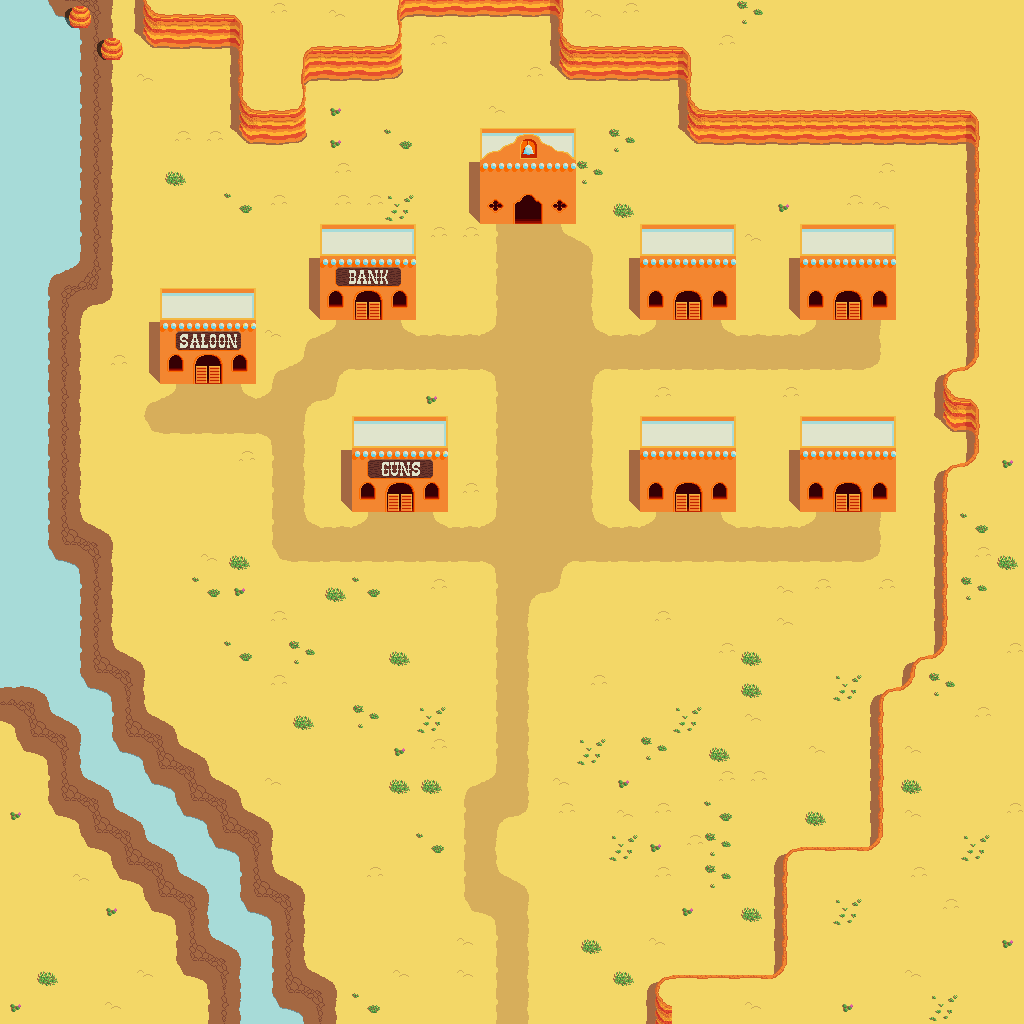

A level layout from a 2D game, rendered from its tile map. Below: a short description, then the map file with tile-grid data replaced by summaries:
An orthogonal 32x32 tile map with 32x32 px tiles, 2 tile layers (Tile Layer 1, Overlay), 2 tilesets and 95 objects (73x L1: Barrier, 15x L1: Water, 6x L1: ProjectilePassible).

<map version="1.0" orientation="orthogonal" renderorder="right-down" width="32" height="32" tilewidth="32" tileheight="32" nextobjectid="24">
 <properties>
  <property name="LeftMap" value="LeftDessert" />
  <property name="Name" value="DessertTest" />
    <property name="DeadMap" value="Spirit_DessertTest" />
  <property name="RightMap" value="RightDessert" />
 </properties>
 <tileset firstgid="1" name="Dessert" tilewidth="32" tileheight="32" tilecount="256" columns="16">
  <image source="../Tilesets/Dessert.png" width="512" height="512" />
  <terraintypes>
   <terrain name="Sand" tile="-1">
    <properties>
     <property name="ObjectName" value="LifePortal" />
     <property name="when" value="player_is_dead" />
    </properties>
   </terrain>
   <terrain name="Dry Mud" tile="-1" />
   <terrain name="Upper" tile="-1" />
   <terrain name="Wall" tile="-1" />
   <terrain name="Path" tile="-1" />
   <terrain name="Water" tile="-1" />
  </terraintypes>
  <tile id="0" terrain="0,0,0,0" />
  <tile id="1">
   <objectgroup draworder="index">
    <object id="1" type="L1: Barrier" x="0" y="-1.27273">
     <polygon points="-1.09091,0.727273 32.3636,0.545455 32.5455,33.7273 -0.363636,33.8182" />
    </object>
   </objectgroup>
  </tile>
  <tile id="2">
   <objectgroup draworder="index">
    <object id="1" type="L1: Barrier" x="-0.727273" y="-0.909091">
     <polygon points="0,0 33,0.545455 33.0909,33.8182 0.181818,33.4545" />
    </object>
   </objectgroup>
  </tile>
  <tile id="3">
   <objectgroup draworder="index">
    <object id="1" type="L1: Barrier" x="-0.909091" y="-0.818182">
     <polygon points="0,0 33.1818,0.272727 33.3636,33.8182 0.363636,33.4545" />
    </object>
   </objectgroup>
  </tile>
  <tile id="5" terrain="0,0,0,0" probability="0.05" />
  <tile id="9">
   <objectgroup draworder="index">
    <object id="1" type="L1: Barrier" x="-1.375" y="-0.875">
     <polygon points="0,0 35.25,-0.25 33.625,33.875 0.75,33.1875" />
    </object>
   </objectgroup>
  </tile>
  <tile id="10">
   <objectgroup draworder="index">
    <object id="1" type="L1: Barrier" x="-0.875" y="-1.3125">
     <polygon points="0,0 33.25,-0.0625 33.3125,34.5 0,34.125" />
    </object>
   </objectgroup>
  </tile>
  <tile id="11">
   <objectgroup draworder="index">
    <object id="1" type="L1: Barrier" x="-0.75" y="-1.3125">
     <polygon points="0,0 34.25,0.625 33.4375,34.125 -0.8125,34.5625" />
    </object>
   </objectgroup>
  </tile>
  <tile id="12">
   <objectgroup draworder="index">
    <object id="2" type="L1: Barrier" x="15.9375" y="-0.75">
     <polygon points="0,0 17.0625,0.125 16.375,33.625 0.0625,33.8125" />
    </object>
   </objectgroup>
  </tile>
  <tile id="13">
   <objectgroup draworder="index">
    <object id="1" type="L1: Barrier" x="-1.375" y="-1.625">
     <polygon points="0,0 34.5,0.6875 34.5,35.875 0.5,34.5625" />
    </object>
   </objectgroup>
  </tile>
  <tile id="14">
   <objectgroup draworder="index">
    <object id="1" type="L1: Barrier" x="-0.6875" y="-0.4375">
     <polygon points="0,0 32.8125,-0.75 32.875,33.1875 -0.4375,33.3125" />
    </object>
   </objectgroup>
  </tile>
  <tile id="15">
   <objectgroup draworder="index">
    <object id="1" type="L1: Barrier" x="-1.5625" y="-1.875">
     <polygon points="0,0 16.875,0.3125 34.1875,35.0625 0.1875,34.9375" />
    </object>
   </objectgroup>
  </tile>
  <tile id="17">
   <objectgroup draworder="index">
    <object id="1" type="L1: Barrier" x="-0.6875" y="-0.75">
     <polygon points="0,0 33,-0.3125 33.0625,33.625 0.125,33.4375" />
    </object>
   </objectgroup>
  </tile>
  <tile id="18">
   <objectgroup draworder="index">
    <object id="1" type="L1: Barrier" x="-0.5" y="-0.75">
     <polygon points="0,0 33,-0.0625 32.8125,33.625 -0.1875,33.125" />
    </object>
   </objectgroup>
  </tile>
  <tile id="19">
   <objectgroup draworder="index">
    <object id="1" type="L1: Barrier" x="-0.8125" y="-0.875">
     <polygon points="0,0 33.5625,0.25 33.375,35.125 -0.25,33.3125" />
    </object>
   </objectgroup>
  </tile>
  <tile id="20" terrain="0,0,0,0" probability="0.05" />
  <tile id="21" terrain="0,0,0,0" probability="0.05" />
  <tile id="22">
   <objectgroup draworder="index">
    <object id="1" type="L1: ProjectilePassible" x="15.9091" y="-1">
     <polygon points="0,0 2.18182,0.0909091 2,33.3636 0.0909091,33.2727" />
    </object>
   </objectgroup>
  </tile>
  <tile id="23">
   <objectgroup draworder="index">
    <object id="1" type="L1: ProjectilePassible" x="15.8182" y="7.45455">
     <polygon points="0,0 16.2727,-0.636364 16.8182,22.8182 2.27273,22.4545 2.09091,25 -0.0909091,24.9091" />
    </object>
   </objectgroup>
  </tile>
  <tile id="24">
   <objectgroup draworder="index">
    <object id="1" type="L1: ProjectilePassible" x="-0.727273" y="7.09091">
     <polygon points="0,0 18.5455,-0.272727 18.7273,25.5455 16.7273,25.3636 16.3636,22.7273 0.272727,22.9091" />
    </object>
   </objectgroup>
  </tile>
  <tile id="25">
   <objectgroup draworder="index">
    <object id="1" type="L1: Barrier" x="-0.5625" y="-0.8125">
     <polygon points="0,0 33.125,-0.0625 33,33.8125 -0.3125,33.6875" />
    </object>
   </objectgroup>
  </tile>
  <tile id="26">
   <objectgroup draworder="index" />
  </tile>
  <tile id="27">
   <objectgroup draworder="index">
    <object id="1" type="L1: Barrier" x="-0.6875" y="-1.1875">
     <polygon points="0,0 33.5625,0.625 33.0625,34.9375 -0.0625,33.9375" />
    </object>
   </objectgroup>
  </tile>
  <tile id="28">
   <objectgroup draworder="index">
    <object id="1" type="L1: Barrier" x="15.8125" y="-0.8125">
     <polygon points="0,0 0.1875,35 16.8125,32.875 16.625,-1.3125" />
    </object>
   </objectgroup>
  </tile>
  <tile id="29">
   <objectgroup draworder="index">
    <object id="1" type="L1: Barrier" x="-0.5625" y="-1">
     <polygon points="0,0 32.6875,0 33,33.9375 -0.3125,33.8125" />
    </object>
   </objectgroup>
  </tile>
  <tile id="30">
   <objectgroup draworder="index">
    <object id="1" type="L1: Barrier" x="-0.3125" y="-1.4375">
     <polygon points="0,0 32.625,0.375 32.75,34 -0.3125,34.0625" />
    </object>
   </objectgroup>
  </tile>
  <tile id="31">
   <objectgroup draworder="index">
    <object id="1" type="L1: Barrier" x="-0.625" y="-0.8125">
     <polygon points="0,0 33.5,-0.0625 32.75,33.625 0.25,33.1875" />
    </object>
   </objectgroup>
  </tile>
  <tile id="33">
   <objectgroup draworder="index">
    <object id="1" type="L1: Barrier" x="-0.75" y="-0.8125">
     <polygon points="0,0 33.125,-0.0625 33.0625,33.625 -0.125,33.1875" />
    </object>
   </objectgroup>
  </tile>
  <tile id="35">
   <objectgroup draworder="index">
    <object id="1" type="L1: Barrier" x="-0.5" y="-1.3125">
     <polygon points="0,0 33.0625,0.1875 32.6875,34.625 -0.9375,33.625" />
    </object>
   </objectgroup>
  </tile>
  <tile id="36" terrain="0,0,0,0" probability="0.2" />
  <tile id="37" terrain="0,0,0,0" probability="0.2" />
  <tile id="38">
   <objectgroup draworder="index">
    <object id="1" type="L1: ProjectilePassible" x="15.7273" y="-0.545455">
     <polygon points="0,0 2.27273,0.272727 2.27273,8.54545 16.4545,8.27273 16.6364,31 -0.181818,30.8182" />
    </object>
   </objectgroup>
  </tile>
  <tile id="39">
   <objectgroup draworder="index">
    <object id="1" type="L1: ProjectilePassible" x="-0.909091" y="6.90909">
     <polygon points="0,0 33.4545,0 33.1818,23.1818 0.545455,23.1818" />
    </object>
   </objectgroup>
  </tile>
  <tile id="40">
   <objectgroup draworder="index">
    <object id="1" type="L1: ProjectilePassible" x="18" y="-0.636364">
     <polygon points="0,0 0.0909091,30.8182 -18.8182,30.7273 -18.5455,8.18182 -2.45455,8.90909 -2.36364,-0.363636" />
    </object>
   </objectgroup>
  </tile>
  <tile id="41">
   <objectgroup draworder="index">
    <object id="1" type="L1: Barrier" x="-1.625" y="-1.5625">
     <polygon points="0,0 34.25,0.125 34.4375,35.125 0.9375,34.3125" />
    </object>
   </objectgroup>
  </tile>
  <tile id="44">
   <objectgroup draworder="index">
    <object id="1" type="L1: Barrier" x="16" y="-0.8125">
     <polygon points="0,0 16.0625,34.0625 16.25,-0.1875" />
    </object>
   </objectgroup>
  </tile>
  <tile id="45">
   <objectgroup draworder="index">
    <object id="1" type="L1: Barrier" x="-0.3125" y="-0.875">
     <polygon points="0,0 32.5,0.0625 32.75,34.375 -0.625,33.6875" />
    </object>
   </objectgroup>
  </tile>
  <tile id="47">
   <objectgroup draworder="index">
    <object id="1" type="L1: Barrier" x="-0.875" y="-1.0625">
     <polygon points="0,0 32.9375,0.1875 33.125,33.75 0.25,33.375" />
    </object>
   </objectgroup>
  </tile>
  <tile id="52" terrain="0,0,0,0" probability="0.05" />
  <tile id="53" terrain="0,0,0,0" probability="0.05" />
  <tile id="54">
   <objectgroup draworder="index">
    <object id="1" type="L1: Barrier" x="5.72727" y="4.63636">
     <polygon points="0,0 9.90909,-5 20.1818,-0.363636 20.1818,19.4545 10.0909,23.4545 0.0909091,19.1818" />
    </object>
   </objectgroup>
  </tile>
  <tile id="55">
   <objectgroup draworder="index">
    <object id="1" type="L1: Barrier" x="5.90909" y="4.27273">
     <polygon points="0,0 10,-4.27273 20.0909,0.272727 20.1818,20.1818 9.81818,23.9091 -0.181818,19.4545" />
    </object>
   </objectgroup>
  </tile>
  <tile id="56">
   <objectgroup draworder="index">
    <object id="1" type="L1: Barrier" x="6.18182" y="4.27273">
     <polygon points="0,0 9.54545,-4.63636 20.0909,0 19.8182,19.7273 9.36364,24 -0.272727,19.2727" />
    </object>
   </objectgroup>
  </tile>
  <tile id="60">
   <objectgroup draworder="index">
    <object id="1" type="L1: Barrier" x="15.625" y="-1.4375">
     <polygon points="0,0 0,35.125 18.0625,33.75 17.25,-0.3125" />
    </object>
   </objectgroup>
  </tile>
  <tile id="61">
   <objectgroup draworder="index">
    <object id="1" type="L1: Barrier" x="-0.125" y="-1.3125">
     <polygon points="0,0 32.625,0.625 32.4375,34.5 -0.6875,33.9375" />
    </object>
   </objectgroup>
  </tile>
  <tile id="62">
   <objectgroup draworder="index">
    <object id="1" type="L1: Barrier" x="-0.375" y="-0.875">
     <polygon points="0,0 32.75,-0.375 32.6875,33.75 -0.5,33.25" />
    </object>
   </objectgroup>
  </tile>
  <tile id="63">
   <objectgroup draworder="index">
    <object id="1" type="L1: Barrier" x="-0.8125" y="-1">
     <polygon points="0,0 16.6875,0.375 33.6875,34.125 0.375,33.8125" />
    </object>
   </objectgroup>
  </tile>
  <tile id="70">
   <objectgroup draworder="index">
    <object id="1" type="L1: Barrier" x="2" y="1.90909">
     <polygon points="0,0 30.0909,0 30.3636,26.1818 3,25.8182 0.181818,19.3636" />
    </object>
   </objectgroup>
  </tile>
  <tile id="71">
   <objectgroup draworder="index">
    <object id="1" type="L1: Barrier" x="-0.545455" y="2">
     <polygon points="0,0 30.5455,0.0909091 30.6364,18 27.3636,25.8182 0.181818,26" />
    </object>
   </objectgroup>
  </tile>
  <tile id="77">
   <objectgroup draworder="index">
    <object id="1" type="L1: Barrier" x="-0.363636" y="-0.545455">
     <polygon points="0,0 32.6364,0.181818 32.6364,33.3636 -0.545455,33.1818" />
    </object>
   </objectgroup>
  </tile>
  <tile id="78">
   <objectgroup draworder="index">
    <object id="1" type="L1: Barrier" x="-0.363636" y="-0.454545">
     <polygon points="0,0 32.5455,0 32.9091,33.1818 -0.272727,32.9091" />
    </object>
   </objectgroup>
  </tile>
  <tile id="79">
   <objectgroup draworder="index">
    <!-- 1 objects omitted --></objectgroup>
  </tile>
  <tile id="80" terrain="0,0,0,1" />
  <tile id="81" terrain="0,0,1,1" />
  <tile id="82" terrain="0,0,1,0" />
  <tile id="83" terrain="0,0,0,4" />
  <tile id="84" terrain="0,0,4,4" />
  <tile id="85" terrain="0,0,4,0" />
  <tile id="86" terrain="5,5,5,1">
   <objectgroup draworder="index">
    <!-- 1 objects omitted --></objectgroup>
  </tile>
  <tile id="87" terrain="5,5,1,1">
   <objectgroup draworder="index">
    <!-- 1 objects omitted --></objectgroup>
  </tile>
  <tile id="88" terrain="5,5,1,5">
   <objectgroup draworder="index">
    <!-- 1 objects omitted --></objectgroup>
  </tile>
  <tile id="93">
   <objectgroup draworder="index">
    <!-- 1 objects omitted --></objectgroup>
  </tile>
  <tile id="94">
   <objectgroup draworder="index">
    <!-- 1 objects omitted --></objectgroup>
  </tile>
  <tile id="95">
   <objectgroup draworder="index">
    <!-- 1 objects omitted --></objectgroup>
  </tile>
  <tile id="96" terrain="0,1,0,1" />
  <tile id="97" terrain="1,1,1,1" />
  <tile id="98" terrain="1,0,1,0" />
  <tile id="99" terrain="0,4,0,4" />
  <tile id="100" terrain="4,4,4,4" />
  <tile id="101" terrain="4,0,4,0" />
  <tile id="102" terrain="5,1,5,1">
   <objectgroup draworder="index">
    <!-- 1 objects omitted --></objectgroup>
  </tile>
  <tile id="103" terrain="5,5,5,5">
   <objectgroup draworder="index">
    <!-- 1 objects omitted --></objectgroup>
  </tile>
  <tile id="104" terrain="1,5,1,5">
   <objectgroup draworder="index">
    <!-- 1 objects omitted --></objectgroup>
  </tile>
  <tile id="109">
   <objectgroup draworder="index">
    <!-- 1 objects omitted --></objectgroup>
  </tile>
  <tile id="110">
   <objectgroup draworder="index">
    <!-- 1 objects omitted --></objectgroup>
  </tile>
  <tile id="111">
   <objectgroup draworder="index">
    <!-- 1 objects omitted --></objectgroup>
  </tile>
  <tile id="112" terrain="0,1,0,0" />
  <tile id="113" terrain="1,1,0,0" />
  <tile id="114" terrain="1,0,0,0" />
  <tile id="115" terrain="0,4,0,0" />
  <tile id="116" terrain="4,4,0,0" />
  <tile id="117" terrain="4,0,0,0" />
  <tile id="118" terrain="5,1,5,5">
   <objectgroup draworder="index">
    <!-- 1 objects omitted --></objectgroup>
  </tile>
  <tile id="119" terrain="1,1,5,5">
   <objectgroup draworder="index">
    <!-- 1 objects omitted --></objectgroup>
  </tile>
  <tile id="120" terrain="1,5,5,5">
   <objectgroup draworder="index">
    <!-- 1 objects omitted --></objectgroup>
  </tile>
  <tile id="128" terrain="0,1,1,0" />
  <tile id="129" terrain="1,1,1,0" />
  <tile id="130" terrain="1,1,0,1" />
  <tile id="131" terrain="0,4,4,0" />
  <tile id="132" terrain="4,4,4,0" />
  <tile id="133" terrain="4,4,0,4" />
  <tile id="134" terrain="5,1,1,5">
   <objectgroup draworder="index">
    <!-- 1 objects omitted --></objectgroup>
  </tile>
  <tile id="135" terrain="1,1,1,5">
   <objectgroup draworder="index">
    <!-- 1 objects omitted --></objectgroup>
  </tile>
  <tile id="136" terrain="1,1,5,1">
   <objectgroup draworder="index">
    <!-- 1 objects omitted --></objectgroup>
  </tile>
  <tile id="144" terrain="1,0,0,1" />
  <tile id="145" terrain="1,0,1,1" />
  <tile id="146" terrain="0,1,1,1" />
  <tile id="147" terrain="4,0,0,4" />
  <tile id="148" terrain="4,0,4,4" />
  <tile id="149" terrain="0,4,4,4" />
  <tile id="150" terrain="1,5,5,1">
   <objectgroup draworder="index">
    <!-- 1 objects omitted --></objectgroup>
  </tile>
  <tile id="151" terrain="1,5,1,1">
   <objectgroup draworder="index">
    <!-- 1 objects omitted --></objectgroup>
  </tile>
  <tile id="152" terrain="5,1,1,1">
   <objectgroup draworder="index">
    <!-- 1 objects omitted --></objectgroup>
  </tile>
  <tile id="160" terrain="0,0,0,2">
   <objectgroup draworder="index">
    <!-- 1 objects omitted --></objectgroup>
  </tile>
  <tile id="161" terrain="0,0,2,2">
   <objectgroup draworder="index">
    <!-- 1 objects omitted --></objectgroup>
  </tile>
  <tile id="162" terrain="0,0,2,0">
   <objectgroup draworder="index">
    <!-- 1 objects omitted --></objectgroup>
  </tile>
  <tile id="163" terrain="2,2,2,3">
   <objectgroup draworder="index">
    <!-- 1 objects omitted --></objectgroup>
  </tile>
  <tile id="164" terrain="2,2,3,3">
   <objectgroup draworder="index">
    <!-- 1 objects omitted --></objectgroup>
  </tile>
  <tile id="165" terrain="2,2,3,2">
   <objectgroup draworder="index">
    <!-- 1 objects omitted --></objectgroup>
  </tile>
  <tile id="176" terrain="0,2,0,2">
   <objectgroup draworder="index">
    <!-- 1 objects omitted --></objectgroup>
  </tile>
  <tile id="177" terrain="2,2,2,2" />
  <tile id="178" terrain="2,0,2,0">
   <objectgroup draworder="index">
    <!-- 1 objects omitted --></objectgroup>
  </tile>
  <tile id="179" terrain="2,3,2,3">
   <objectgroup draworder="index">
    <!-- 1 objects omitted --></objectgroup>
  </tile>
  <tile id="180" terrain="3,3,3,3">
   <objectgroup draworder="index">
    <!-- 1 objects omitted --></objectgroup>
  </tile>
  <tile id="181" terrain="3,2,3,2">
   <objectgroup draworder="index">
    <!-- 1 objects omitted --></objectgroup>
  </tile>
  <tile id="192" terrain="0,2,0,3">
   <objectgroup draworder="index">
    <!-- 1 objects omitted --></objectgroup>
  </tile>
  <tile id="193" terrain="2,2,3,3">
   <objectgroup draworder="index">
    <!-- 1 objects omitted --></objectgroup>
  </tile>
  <tile id="194" terrain="2,0,3,0">
   <objectgroup draworder="index">
    <!-- 1 objects omitted --></objectgroup>
  </tile>
  <tile id="195" terrain="2,3,2,0">
   <objectgroup draworder="index">
    <!-- 1 objects omitted --></objectgroup>
  </tile>
  <tile id="196" terrain="3,3,0,0">
   <objectgroup draworder="index">
    <!-- 1 objects omitted --></objectgroup>
  </tile>
  <tile id="197" terrain="3,2,0,2">
   <objectgroup draworder="index">
    <!-- 1 objects omitted --></objectgroup>
  </tile>
  <tile id="208" terrain="0,3,0,3">
   <objectgroup draworder="index">
    <!-- 1 objects omitted --></objectgroup>
  </tile>
  <tile id="209" terrain="3,3,3,3">
   <objectgroup draworder="index">
    <!-- 1 objects omitted --></objectgroup>
  </tile>
  <tile id="210" terrain="3,0,3,0">
   <objectgroup draworder="index">
    <!-- 1 objects omitted --></objectgroup>
  </tile>
  <tile id="211" terrain="2,0,2,0">
   <objectgroup draworder="index">
    <!-- 1 objects omitted --></objectgroup>
  </tile>
  <tile id="212" terrain="0,0,0,0" />
  <tile id="213" terrain="0,2,0,2">
   <objectgroup draworder="index">
    <!-- 1 objects omitted --></objectgroup>
  </tile>
  <tile id="224" terrain="0,3,0,0">
   <objectgroup draworder="index">
    <!-- 1 objects omitted --></objectgroup>
  </tile>
  <tile id="225" terrain="3,3,0,0">
   <objectgroup draworder="index">
    <!-- 1 objects omitted --></objectgroup>
  </tile>
  <tile id="226" terrain="3,0,0,0">
   <objectgroup draworder="index">
    <!-- 1 objects omitted --></objectgroup>
  </tile>
  <tile id="227" terrain="2,0,2,2">
   <objectgroup draworder="index">
    <!-- 1 objects omitted --></objectgroup>
  </tile>
  <tile id="228" terrain="0,0,2,2">
   <objectgroup draworder="index">
    <!-- 1 objects omitted --></objectgroup>
  </tile>
  <tile id="229" terrain="0,2,2,2">
   <objectgroup draworder="index">
    <!-- 1 objects omitted --></objectgroup>
  </tile>
  <tile id="230">
   <objectgroup draworder="index">
    <!-- 1 objects omitted --></objectgroup>
  </tile>
  <tile id="240">
   <objectgroup draworder="index">
    <!-- 1 objects omitted --></objectgroup>
  </tile>
 </tileset>
 <tileset firstgid="257" name="PlaceObjects" tilewidth="32" tileheight="32" tilecount="16" columns="4">
  <image source="../Tilesets/PlaceObjects.png" width="128" height="128" />
  <tile id="0">
   <properties>
    <property name="ObjectName" value="ShootOnSight" />
   </properties>
  </tile>
  <tile id="1">
   <properties>
    <property name="ObjectName" value="LifePortal" />
    <property name="When" value="player_is_dead" />
   </properties>
  </tile>
 </tileset>
 <layer name="Tile Layer 1" width="32" height="32">
  <data>[1024 cells, 1024 non-empty, 83 distinct tile ids]</data>
 </layer>
 <layer name="Overlay" width="32" height="32">
  <data>[1024 cells, 2 non-empty, 1 distinct tile ids]</data>
 </layer>
 <objectgroup name="Objects">
  <!-- 1 objects omitted --></objectgroup>
</map>
<!-- 53 of 95 objects omitted -->
